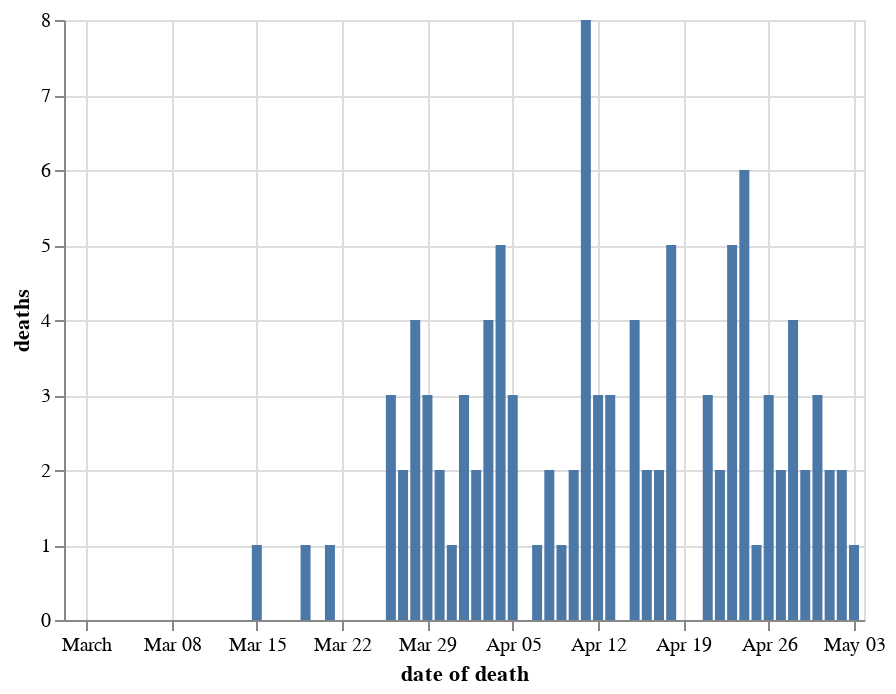

The code cell stored with this chart in its notebook:
### Markdown cell above
## Deaths on date died Shropshire

### Code cell
chart_dodds = chart_doddbt.copy()
chart_dodds = chart_dodds[chart_dodds.code.isin(trustcodes_shropshirestar)]
chart_dodds = chart_dodds.groupby(['date of death'], as_index=False)['deaths'].sum()
alt.Chart(chart_dodds).mark_bar().encode(
    x='date of death',
    y='deaths'
)

### Figure 1 — Vega-Lite specification as saved in the notebook (floating-point values rounded to 4 significant figures)
{"config": {"view": {"continuousWidth": 400, "continuousHeight": 300}}, "data": {"name": "data-8882074865ac5028f14ea8bd68e83289"}, "mark": "bar", "encoding": {"x": {"type": "temporal", "field": "date of death"}, "y": {"type": "quantitative", "field": "deaths"}}, "$schema": "https://vega.github.io/schema/vega-lite/v4.8.1.json", "datasets": {"data-8882074865ac5028f14ea8bd68e83289": [{"date of death": "2020-02-29T00:00:00", "deaths": 0}, {"date of death": "2020-03-01T00:00:00", "deaths": 0}, {"date of death": "2020-03-02T00:00:00", "deaths": 0}, {"date of death": "2020-03-03T00:00:00", "deaths": 0}, {"date of death": "2020-03-04T00:00:00", "deaths": 0}, {"date of death": "2020-03-05T00:00:00", "deaths": 0}, {"date of death": "2020-03-06T00:00:00", "deaths": 0}, {"date of death": "2020-03-07T00:00:00", "deaths": 0}, {"date of death": "2020-03-08T00:00:00", "deaths": 0}, {"date of death": "2020-03-09T00:00:00", "deaths": 0}, {"date of death": "2020-03-10T00:00:00", "deaths": 0}, {"date of death": "2020-03-11T00:00:00", "deaths": 0}, {"date of death": "2020-03-12T00:00:00", "deaths": 0}, {"date of death": "2020-03-13T00:00:00", "deaths": 0}, {"date of death": "2020-03-14T00:00:00", "deaths": 0}, {"date of death": "2020-03-15T00:00:00", "deaths": 1}, {"date of death": "2020-03-16T00:00:00", "deaths": 0}, {"date of death": "2020-03-17T00:00:00", "deaths": 0}, {"date of death": "2020-03-18T00:00:00", "deaths": 0}, {"date of death": "2020-03-19T00:00:00", "deaths": 1}, {"date of death": "2020-03-20T00:00:00", "deaths": 0}, {"date of death": "2020-03-21T00:00:00", "deaths": 1}, {"date of death": "2020-03-22T00:00:00", "deaths": 0}, {"date of death": "2020-03-23T00:00:00", "deaths": 0}, {"date of death": "2020-03-24T00:00:00", "deaths": 0}, {"date of death": "2020-03-25T00:00:00", "deaths": 0}, {"date of death": "2020-03-26T00:00:00", "deaths": 3}, {"date of death": "2020-03-27T00:00:00", "deaths": 2}, {"date of death": "2020-03-28T00:00:00", "deaths": 4}, {"date of death": "2020-03-29T00:00:00", "deaths": 3}, {"date of death": "2020-03-30T00:00:00", "deaths": 2}, {"date of death": "2020-03-31T00:00:00", "deaths": 1}, {"date of death": "2020-04-01T00:00:00", "deaths": 3}, {"date of death": "2020-04-02T00:00:00", "deaths": 2}, {"date of death": "2020-04-03T00:00:00", "deaths": 4}, {"date of death": "2020-04-04T00:00:00", "deaths": 5}, {"date of death": "2020-04-05T00:00:00", "deaths": 3}, {"date of death": "2020-04-06T00:00:00", "deaths": 0}, {"date of death": "2020-04-07T00:00:00", "deaths": 1}, {"date of death": "2020-04-08T00:00:00", "deaths": 2}, {"date of death": "2020-04-09T00:00:00", "deaths": 1}, {"date of death": "2020-04-10T00:00:00", "deaths": 2}, {"date of death": "2020-04-11T00:00:00", "deaths": 8}, {"date of death": "2020-04-12T00:00:00", "deaths": 3}, {"date of death": "2020-04-13T00:00:00", "deaths": 3}, {"date of death": "2020-04-14T00:00:00", "deaths": 0}, {"date of death": "2020-04-15T00:00:00", "deaths": 4}, {"date of death": "2020-04-16T00:00:00", "deaths": 2}, {"date of death": "2020-04-17T00:00:00", "deaths": 2}, {"date of death": "2020-04-18T00:00:00", "deaths": 5}, {"date of death": "2020-04-19T00:00:00", "deaths": 0}, {"date of death": "2020-04-20T00:00:00", "deaths": 0}, {"date of death": "2020-04-21T00:00:00", "deaths": 3}, {"date of death": "2020-04-22T00:00:00", "deaths": 2}, {"date of death": "2020-04-23T00:00:00", "deaths": 5}, {"date of death": "2020-04-24T00:00:00", "deaths": 6}, {"date of death": "2020-04-25T00:00:00", "deaths": 1}, {"date of death": "2020-04-26T00:00:00", "deaths": 3}, {"date of death": "2020-04-27T00:00:00", "deaths": 2}, {"date of death": "2020-04-28T00:00:00", "deaths": 4}, {"date of death": "2020-04-29T00:00:00", "deaths": 2}, {"date of death": "2020-04-30T00:00:00", "deaths": 3}, {"date of death": "2020-05-01T00:00:00", "deaths": 2}, {"date of death": "2020-05-02T00:00:00", "deaths": 2}, {"date of death": "2020-05-03T00:00:00", "deaths": 1}]}}
